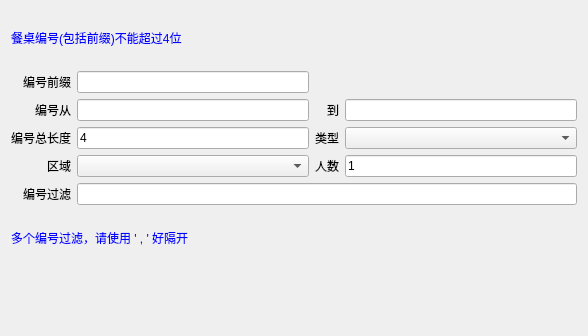
<?xml version="1.0" encoding="UTF-8"?>
<ui version="4.0">
 <class>w_bt_table_news_Dialog</class>
 <widget class="QDialog" name="w_bt_table_news_Dialog">
  <property name="geometry">
   <rect>
    <x>0</x>
    <y>0</y>
    <width>588</width>
    <height>336</height>
   </rect>
  </property>
  <property name="windowTitle">
   <string>Dialog</string>
  </property>
  <layout class="QVBoxLayout" name="verticalLayout">
   <item>
    <widget class="QLabel" name="label">
     <property name="styleSheet">
      <string notr="true">color:blue;</string>
     </property>
     <property name="text">
      <string>餐桌编号(包括前缀)不能超过4位</string>
     </property>
    </widget>
   </item>
   <item>
    <layout class="QGridLayout" name="gridLayout">
     <item row="0" column="0">
      <widget class="QLabel" name="label_2">
       <property name="text">
        <string>编号前缀</string>
       </property>
       <property name="alignment">
        <set>Qt::AlignRight|Qt::AlignTrailing|Qt::AlignVCenter</set>
       </property>
      </widget>
     </item>
     <item row="0" column="1">
      <widget class="QLineEdit" name="lineEdit_code_qz"/>
     </item>
     <item row="1" column="0">
      <widget class="QLabel" name="label_10">
       <property name="text">
        <string>编号从</string>
       </property>
       <property name="alignment">
        <set>Qt::AlignRight|Qt::AlignTrailing|Qt::AlignVCenter</set>
       </property>
      </widget>
     </item>
     <item row="1" column="1">
      <widget class="QLineEdit" name="lineEdit_code_start"/>
     </item>
     <item row="1" column="2">
      <widget class="QLabel" name="label_5">
       <property name="text">
        <string>到</string>
       </property>
       <property name="alignment">
        <set>Qt::AlignRight|Qt::AlignTrailing|Qt::AlignVCenter</set>
       </property>
      </widget>
     </item>
     <item row="1" column="3">
      <widget class="QLineEdit" name="lineEdit_code_end"/>
     </item>
     <item row="2" column="0">
      <widget class="QLabel" name="label_7">
       <property name="text">
        <string>编号总长度</string>
       </property>
       <property name="alignment">
        <set>Qt::AlignRight|Qt::AlignTrailing|Qt::AlignVCenter</set>
       </property>
      </widget>
     </item>
     <item row="2" column="1">
      <widget class="QLineEdit" name="lineEdit_int_len">
       <property name="text">
        <string>4</string>
       </property>
      </widget>
     </item>
     <item row="2" column="2">
      <widget class="QLabel" name="label_6">
       <property name="text">
        <string>类型</string>
       </property>
       <property name="alignment">
        <set>Qt::AlignRight|Qt::AlignTrailing|Qt::AlignVCenter</set>
       </property>
      </widget>
     </item>
     <item row="2" column="3">
      <widget class="lds_ComboBox" name="comboBox_ch_typeno"/>
     </item>
     <item row="3" column="0">
      <widget class="QLabel" name="label_3">
       <property name="text">
        <string>区域</string>
       </property>
       <property name="alignment">
        <set>Qt::AlignRight|Qt::AlignTrailing|Qt::AlignVCenter</set>
       </property>
      </widget>
     </item>
     <item row="3" column="1">
      <widget class="lds_ComboBox" name="comboBox_ch_areano"/>
     </item>
     <item row="3" column="2">
      <widget class="QLabel" name="label_8">
       <property name="text">
        <string>人数</string>
       </property>
       <property name="alignment">
        <set>Qt::AlignRight|Qt::AlignTrailing|Qt::AlignVCenter</set>
       </property>
      </widget>
     </item>
     <item row="3" column="3">
      <widget class="QLineEdit" name="lineEdit_int_person">
       <property name="text">
        <string>1</string>
       </property>
      </widget>
     </item>
     <item row="4" column="0">
      <widget class="QLabel" name="label_9">
       <property name="text">
        <string>编号过滤</string>
       </property>
       <property name="alignment">
        <set>Qt::AlignRight|Qt::AlignTrailing|Qt::AlignVCenter</set>
       </property>
      </widget>
     </item>
     <item row="4" column="1" colspan="3">
      <widget class="QLineEdit" name="lineEdit_vch_filter"/>
     </item>
    </layout>
   </item>
   <item>
    <widget class="QLabel" name="label_4">
     <property name="styleSheet">
      <string notr="true">color:blue;</string>
     </property>
     <property name="text">
      <string>多个编号过滤，请使用 ' , ' 好隔开</string>
     </property>
    </widget>
   </item>
   <item>
    <widget class="lds_toolbar" name="widget" native="true"/>
   </item>
  </layout>
 </widget>
 <customwidgets>
  <customwidget>
   <class>lds_toolbar</class>
   <extends>QFrame</extends>
   <header>lds_toolbar.h</header>
   <container>1</container>
  </customwidget>
  <customwidget>
   <class>lds_ComboBox</class>
   <extends>QComboBox</extends>
   <header>lds_combobox.h</header>
  </customwidget>
 </customwidgets>
 <resources/>
 <connections/>
</ui>
